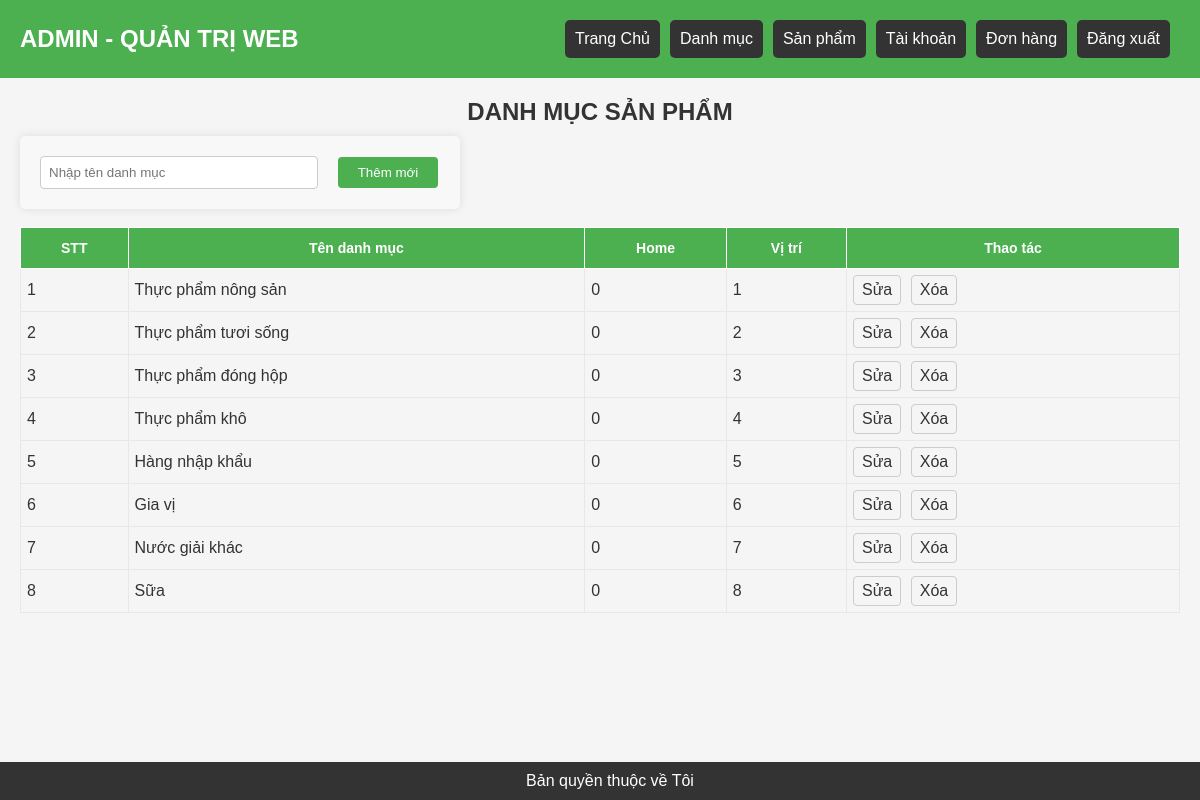
The page /admin/index.php?act=danhmuc on the database its author committed.
### tables this page shows
CREATE TABLE `danhmuc` (
  `id` int(4) NOT NULL,
  `tendanhmuc` varchar(50) NOT NULL,
  `home` tinyint(1) DEFAULT 0,
  `stt` tinyint(1) DEFAULT 0
);

### model/pdo.php (called while the page is built, shortened)
<?php
function pdo_get_connection(){
    $dburl = "mysql:host=localhost;dbname=ql_shop_thucpham;charset=utf8";
    $username = 'root';
    $password = '';
    $conn = new PDO($dburl, $username, $password);
    $conn->setAttribute(PDO::ATTR_ERRMODE, PDO::ERRMODE_EXCEPTION);
    return $conn;
}
function pdo_query($sql){
    $sql_args = array_slice(func_get_args(), 1);
    try{
        $conn = pdo_get_connection();
        $stmt = $conn->prepare($sql);
        $stmt->execute($sql_args);
        $rows = $stmt->fetchAll();
        return $rows;
    }
    catch(PDOException $e){
        throw $e;
    }
    finally{
        unset($conn);
    }
}

### model/danhmuc.php (called while the page is built, shortened)
<?php
require_once 'pdo.php';
function danhmuc_select_all(){
    $sql = "SELECT * FROM danhmuc";
    return pdo_query($sql);
}

### admin/view/danhmuc/list.php (the view)
<section>
    <h2>DANH MỤC SẢN PHẨM</h2>
    <form class="formAdd_dm" action="index.php?act=adddm" method="post">
        <input class="addTitle" type="text" name="tendm" placeholder="Nhập tên danh mục">
        <input class="add" type="submit" name="themmoi" value="Thêm mới">
    </form>
    <br>
    <table>
        <tr>
            <th>STT</th>
            <th>Tên danh mục</th>
            <th>Home</th>
            <th>Vị trí</th>
            <th>Thao tác</th>
        </tr>
        <?php
            if(isset($kq) && (count($kq) > 0)){
                $i = 1;
                foreach ($kq as $dm) {
                    echo '<tr>
                            <td>'.$i.'</td>
                            <td>'.$dm['tendanhmuc'].'</td>
                            <td>'.$dm['home'].'</td>
                            <td>'.$dm['stt'].'</td>
                            <td>
                                <a href="index.php?act=updatedmform&id='.$dm['id'].'">Sửa</a>
                                <a href="index.php?act=deldm&id='.$dm['id'].'">Xóa</a>
                            </td>
                        </tr>';
                        $i++;
                }
            }
        ?>
    </table>
</section>

### admin/assests/styles.css (style rules this page uses)
body, h1, h2, h3, p, nav, a { margin: 0; padding: 0; }
body { font-family: 'Arial', sans-serif; background-color: #f5f5f5; color: #333; position: relative; margin-bottom: 50px; }
section { padding: 20px; }
h2 { font-size: 24px; margin-bottom: 10px; text-align: center; }
.formAdd_dm { max-width: 400px; display: flex; align-items: center; }
.addTitle { width: 65%; margin-right: 20px; }
.add { width: 25%; display: inline-block; }
input[type="text"] { padding: 8px; border: 1px solid #ccc; border-radius: 4px; }
input[type="submit"] { padding: 8px 15px; background-color: #4CAF50; color: #fff; border: none; border-radius: 4px; cursor: pointer; }
table { width: 100%; border-collapse: collapse; }
th, td { padding: 6px; text-align: left; border-bottom: 1px solid #ddd; border: 0.5px solid #ece7e7; }
th { background-color: #4CAF50; color: #fff; font-size: 14px; border: 1px solid #fff; text-align: center; line-height: 2; }
td:last-child { white-space: nowrap; }
td a { display: inline-block; margin-right: 5px; text-decoration: none; color: #333; padding: 5px 8px; border: 1px solid #ccc; border-radius: 4px; }
form { max-width: 300px; margin: 0 25px 0 0; background-color: #f8f8f8; padding: 20px; border-radius: 5px; box-shadow: 0 0 10px rgba(0, 0, 0, 0.1); display: grid; flex-wrap: wrap }

### rows shown on the page
danhmuc: tendanhmuc "Thực phẩm nông sản", home "0", stt "1"
danhmuc: tendanhmuc "Thực phẩm tươi sống", home "0", stt "2"
danhmuc: tendanhmuc "Thực phẩm đóng hộp", home "0", stt "3"
danhmuc: tendanhmuc "Thực phẩm khô", home "0", stt "4"
danhmuc: tendanhmuc "Hàng nhập khẩu", home "0", stt "5"
danhmuc: tendanhmuc "Gia vị", home "0", stt "6"
danhmuc: tendanhmuc "Nước giải khác", home "0", stt "7"
danhmuc: tendanhmuc "Sữa", home "0", stt "8"
